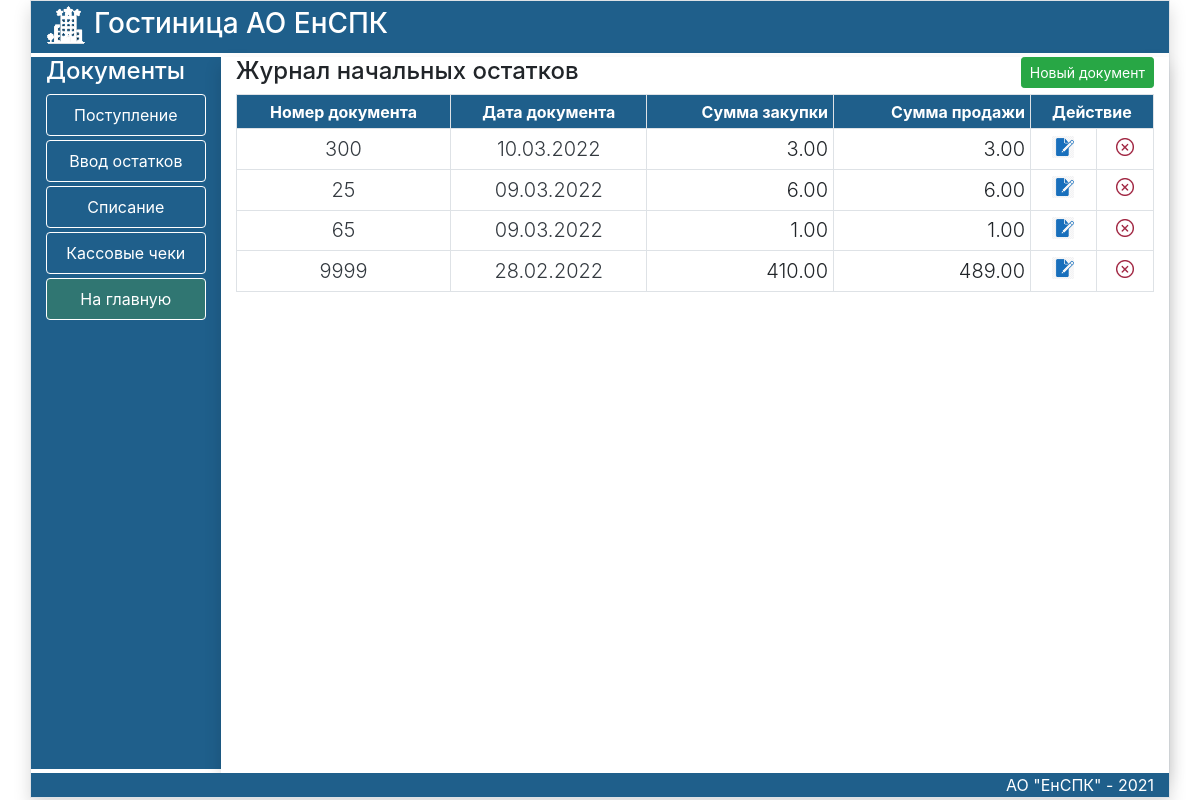
The page /InitialDoc on the database as committed earlier.
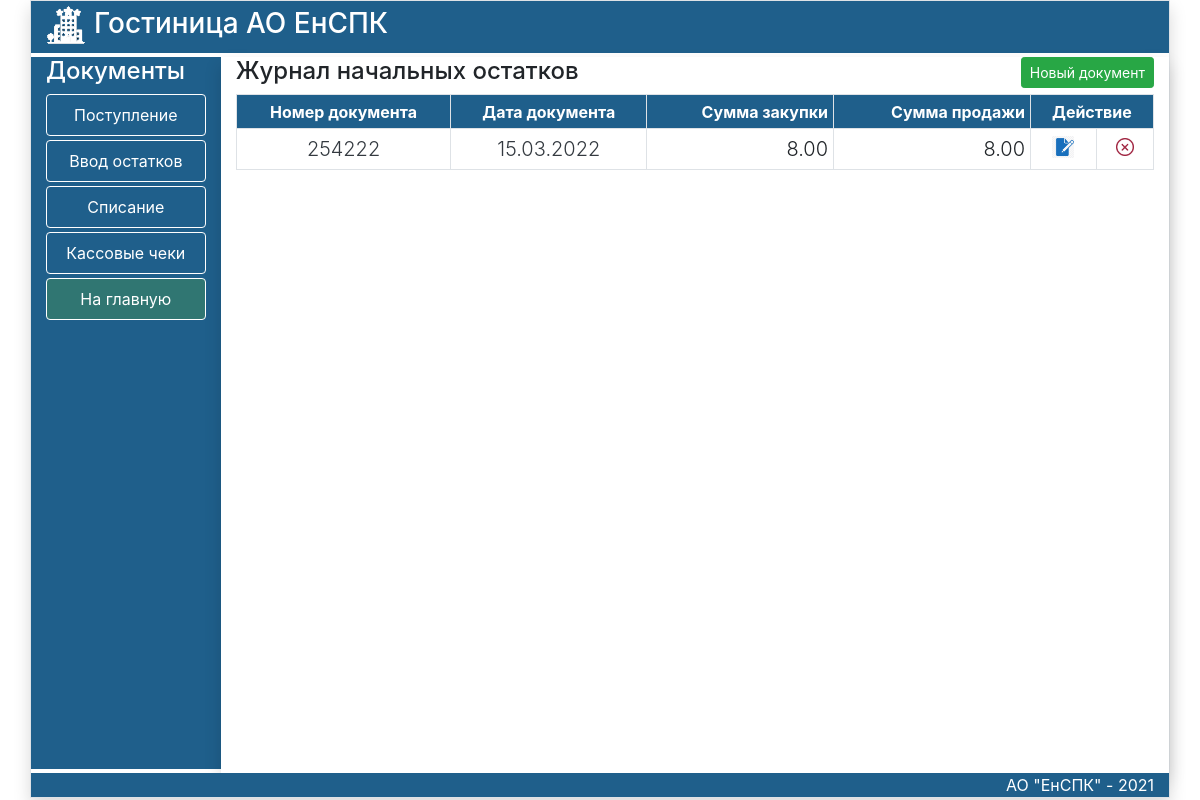
The same page on the database as committed later.
### trade/models.py (models this page shows, shortened)
class Doc(models.Model):
    nomerdoc=models.CharField(max_length=20,verbose_name="Номер документв")
    datadoc=models.DateField(verbose_name='Дата документа')
    updated_at = models.DateTimeField(auto_now=True, verbose_name='Создан')
    created_at = models.DateTimeField(auto_now_add=True, verbose_name='Обновлен')
    dealer=models.ForeignKey(Saler,verbose_name='Поставщик',on_delete=models.PROTECT)
    buytotal=models.DecimalField(max_digits=8,decimal_places=2,default=0.00)
    saletotal=models.DecimalField(max_digits=8,decimal_places=2,default=0.00)
    transaction=models.BooleanField(verbose_name='Проведен',default=False)
    typedoc=models.ForeignKey(TypeDoc,verbose_name='Тип документа',on_delete=models.PROTECT)
    user=models.CharField(max_length=100,verbose_name='Пользователь',blank=True,null=True,default='')
    class Meta:
        verbose_name='Документ'
        verbose_name_plural='Документы'

### trade/views.py (the view)
# urls.py: path('InitialDoc',InitialDoc,name='InitialDoc'),
def InitialDoc(request):
    InitialDoc=Doc.objects.filter(typedoc=2).order_by('-datadoc')
    return render(request, 'trade/InitialDocs.html', {'title': 'Ввод начальных остатков','doc':InitialDoc})

### trade/templates/trade/InitialDocs.html
{% extends 'trade/DocPage.html' %}
{% load static %}
{% block LinkArea %}
<h4 class="text-white">Документы</h4>
     <a href="{% url 'ReceiptDoc' %}" class="btn btn-secondary border border-white  nav-link mb-1 btnblack">Поступление </a>
       <a href="{% url 'InitialDoc' %}" class="btn btn-secondary border border-white  nav-link mb-1 btnblack">Ввод остатков</a>
<a href="{% url 'Create' 'Unit' %}" class="btn btn-secondary border border-white  nav-link mb-1 btnblack">Списание </a>
<a href="{% url 'CheckJurnal' %}" class="btn btn-secondary border border-white  nav-link mb-1 btnblack">Кассовые чеки </a>
<a href="{% url 'home' %}" class="btn btn-secondary border border-white  nav-link mb-1 addbtn">На главную</a>
{% endblock LinkArea %}
{% block DataArea %}
<div class="row">
 <div class="col-md-12 ">
<h4 >Журнал начальных остатков
    <div class="text-end d-inline-block float-right"><a href="{% url 'CreateInitialDoc' %}" class="btn btn-success  btn-sm    mb-1  ">Новый документ </a></div>
</h4>
<div class="scrolltable ">
    <table class="table table-sm table-bordered mt-0 " >
    <tr>
        <th class="btnblack  textcenter" >Номер документа</th>
        <th class="btnblack  textcenter"  >Дата документа</th>
        <th class="btnblack  textright" >Сумма закупки</th>
        <th class="btnblack  textright " >Сумма продажи</th>
        <th class="btnblack  textcenter " colspan="2">Действие</th>
    </tr>
{% for item in doc %}
    <tr>
        <th class=" lead textcenter text-dark" > {{item.nomerdoc}}</th>
        <th class=" lead textcenter text-dark" >{{item.datadoc|date:"d.m.Y"}}</th>
        <th class=" lead textright">{{item.buytotal}}</th>
        <th class=" lead textright">{{item.saletotal}}</th>
  <td class="text-center pt-0 pb-2 " style="vertical-align:middle"><a href="{% url 'UpdateInitialDoc' item.pk %}" ><img src="{% static 'trade/images/edit2.png' %}" height="22" style="top:10px" title="Редактировать" ></a></td>
  <td class="text-center pt-0 pb-2 " style="vertical-align:middle"><a href="{% url 'DeleteInitialDoc' item.pk %}" ><img src="{% static 'trade/images/delete2.png' %}" height="18" style="top:10px" title="Удалить документ" ></a></td>
    </tr>
{% endfor %}
    </table>
</div>
 </div>
</div>
{% endblock DataArea %}

Rows that differ between the two databases and show on the page:
removed Doc: nomerdoc "300", datadoc "10.03.2022", buytotal "3.00", saletotal "3.00"
removed Doc: nomerdoc "25", datadoc "09.03.2022", buytotal "6.00", saletotal "6.00"
removed Doc: nomerdoc "65", datadoc "09.03.2022", buytotal "1.00", saletotal "1.00"
removed Doc: nomerdoc "9999", datadoc "28.02.2022", buytotal "410.00", saletotal "489.00"
added Doc: nomerdoc "254222", datadoc "15.03.2022", buytotal "8.00", saletotal "8.00"
